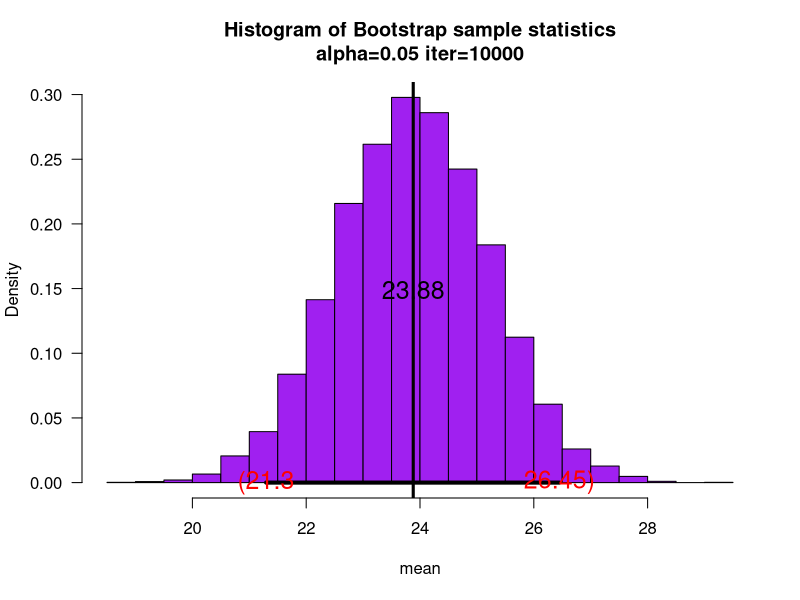
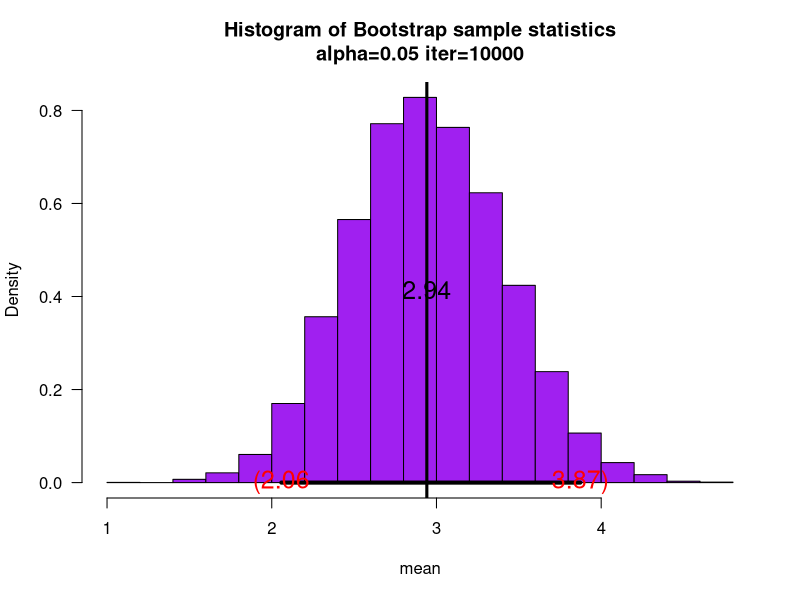
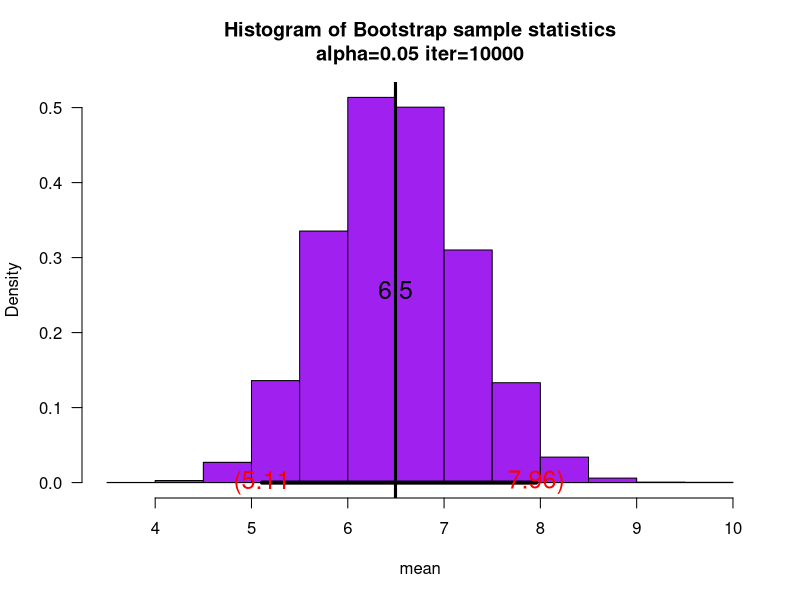
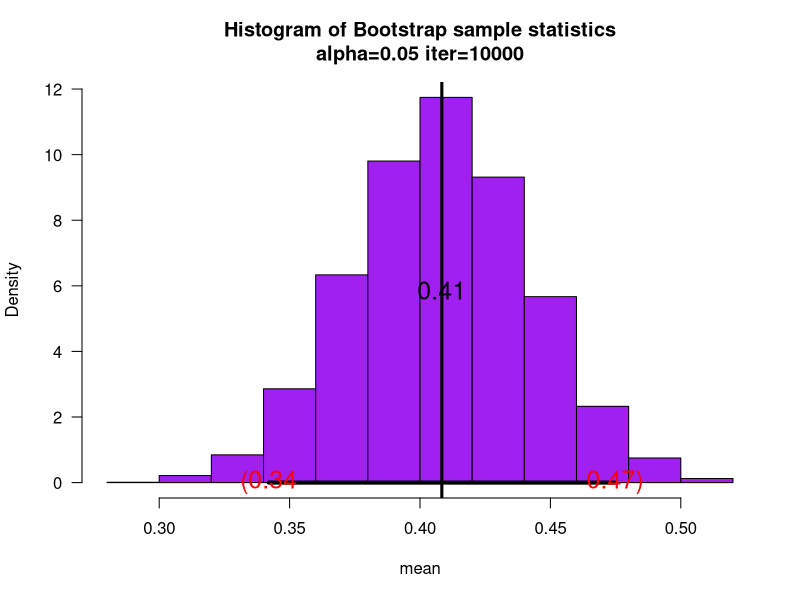
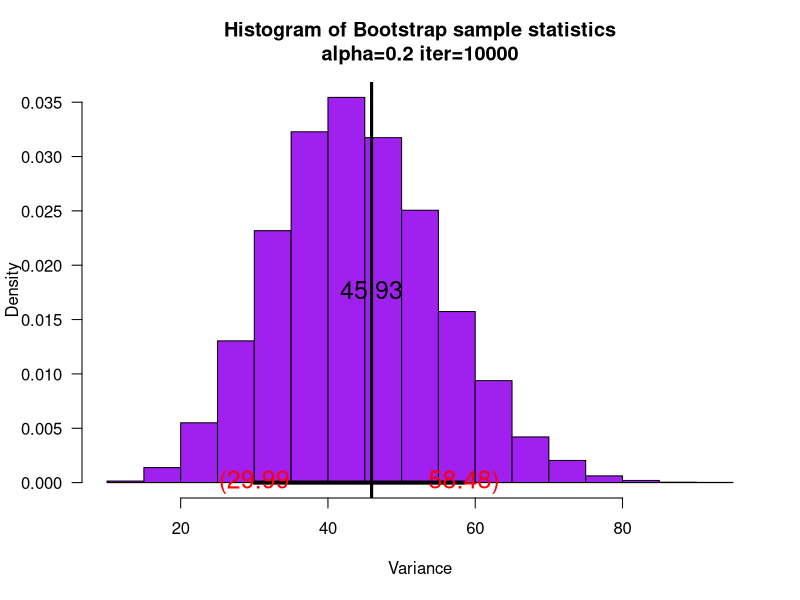
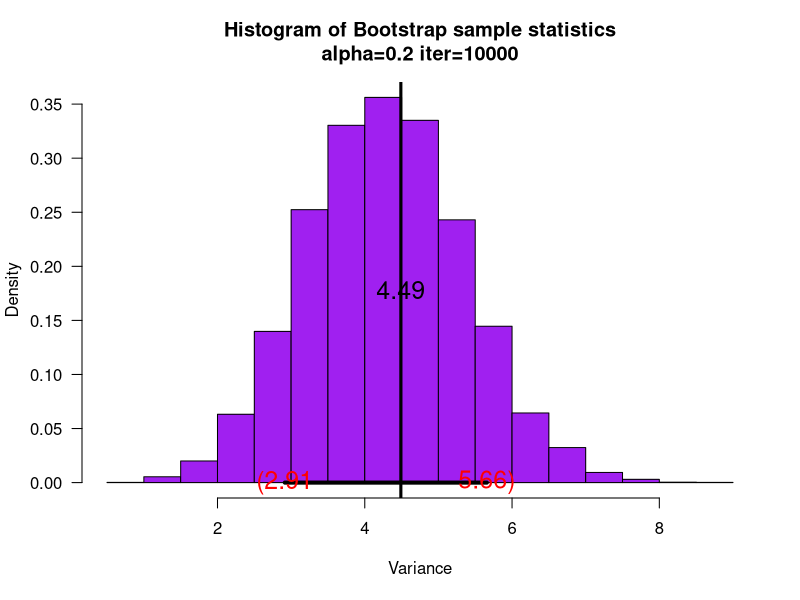
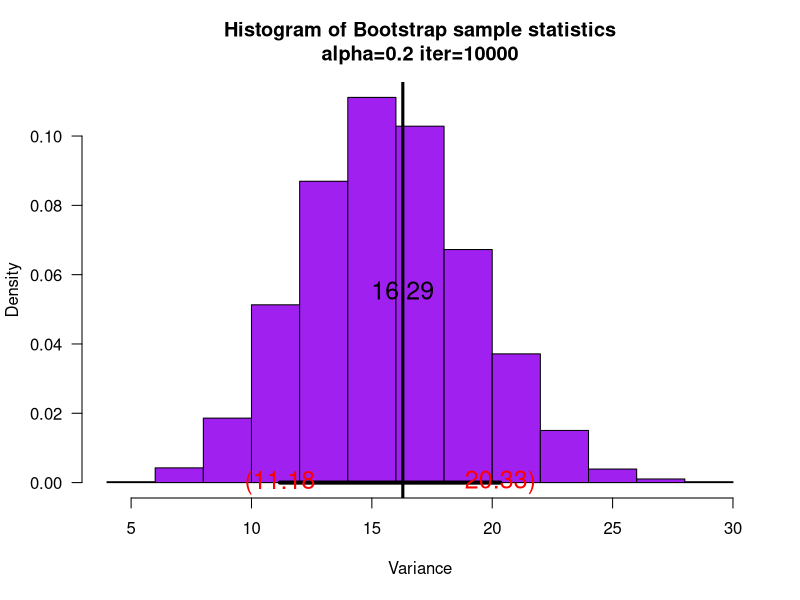
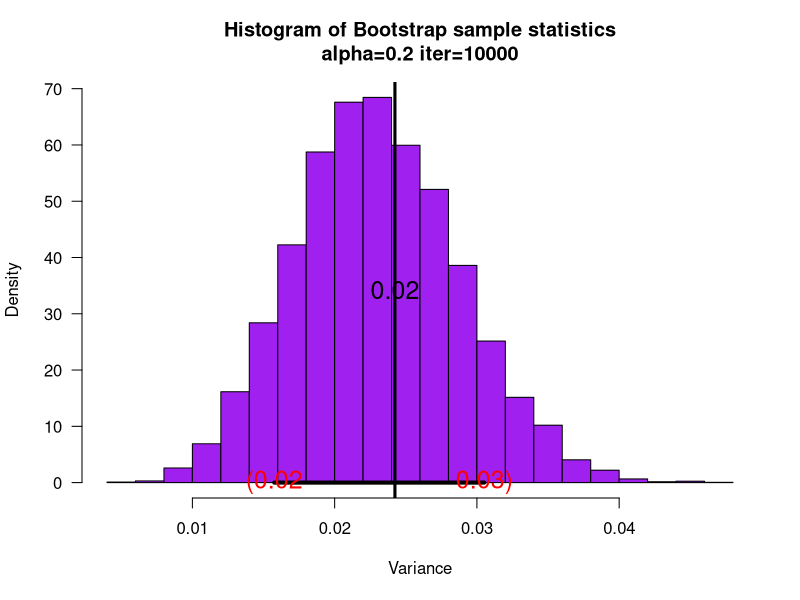

Reproduce these figures in R, in order.
## ---- chunk 1
knitr::opts_chunk$set(echo = TRUE)
## ---- chunk 2
getwd()
## ---- chunk 3
set.seed(35)
sam = round(rnorm(20,mean=10,sd=4),2)
unique(sample(sam,20,replace=TRUE))
unique(sample(sam,20,replace=TRUE))
unique(sample(sam,20,replace=TRUE))
unique(sample(sam,20,replace=TRUE))
unique(sample(sam,20,replace=TRUE))
## ---- chunk 4
unique(sample(sam,20,replace=FALSE))
unique(sample(sam,20,replace=FALSE))
unique(sample(sam,20,replace=FALSE))
unique(sample(sam,20,replace=FALSE))
unique(sample(sam,20,replace=FALSE))
## ---- chunk 5
myboot2<-function(iter=10000,x,fun="mean",alpha=0.05,cx=1.5, xlab, col){ 
  n=length(x)
  y=sample(x,n*iter,replace=TRUE)
  rs.mat=matrix(y,nr=n,nc=iter,byrow=TRUE)
  xstat=apply(rs.mat,2,fun)
  ci=quantile(xstat,c(alpha/2,1-alpha/2))
  para=hist(xstat,freq=FALSE,las=1, main=paste("Histogram of Bootstrap sample statistics",
                "\n","alpha=",alpha," iter=",iter,sep=""), xlab = xlab, col = col)
  mat=matrix(x,nr=length(x),nc=1,byrow=TRUE)
  pte=apply(mat,2,fun)
  abline(v=pte,lwd=3,col="Black")
  segments(ci[1],0,ci[2],0,lwd=4)   
  text(ci[1],0,paste("(",round(ci[1],2),sep=""),col="Red",cex=cx)
  text(ci[2],0,paste(round(ci[2],2),")",sep=""),col="Red",cex=cx)
  text(pte,max(para$density)/2,round(pte,2),cex=cx)
  return(list(ci=ci,fun=fun,x=x))
}
## ---- chunk 6
set.seed(39); sam=rnorm(25,mean=25,sd=10)
x = myboot2(10000,x=sam,fun="mean",alpha=0.05,xlab="mean",col="Purple",cx=1.5)
mean(x$ci) - mean(sam)
set.seed(30); sam=rchisq(20,df=3)
x = myboot2(10000,x=sam,fun="mean",alpha=0.05,xlab="mean",col="Purple",cx=1.5)
mean(x$ci) - mean(sam)
set.seed(40); sam=rgamma(30,shape=2,scale=3)
x= myboot2(10000,x=sam,fun="mean",alpha=0.05,xlab="mean",col="Purple",cx=1.5)
mean(x$ci) - mean(sam)
set.seed(10); sam=rbeta(20,shape1=3,shape2=4)
x=myboot2(10000,x=sam,fun="mean",alpha=0.05,xlab="mean",col="Purple",cx=1.5)
mean(x$ci) - mean(sam)
## ---- chunk 7
set.seed(39); sam=rnorm(25,mean=25,sd=10)
myboot2(10000,x=sam,fun="var",alpha=0.2,xlab="Variance",col="Purple",cx=1.5)
set.seed(30); sam=rchisq(20,df=3)
myboot2(10000,x=sam,fun="var",alpha=0.2,xlab="Variance",col="Purple",cx=1.5)
set.seed(40); sam=rgamma(30,shape=2,scale=3)
myboot2(10000,x=sam,fun="var",alpha=0.2,xlab="Variance",col="Purple",cx=1.5)
set.seed(10); sam=rbeta(20,shape1=3,shape2=4)
myboot2(10000,x=sam,fun="var",alpha=0.2,xlab="Variance",col="Purple",cx=1.5)
## ---- chunk 8
mybootmed<-function(iter=10000,x,fun="median",alpha=0.05,cx=1.5, xlab, col){ 
  n=length(x)
  y=sample(x,n*iter,replace=TRUE)
  rs.mat=matrix(y,nr=n,nc=iter,byrow=TRUE)
  xstat=apply(rs.mat,2,fun)
  ci=quantile(xstat,c(alpha/2,1-alpha/2))
  para=hist(xstat,freq=FALSE,las=1, main=paste("Histogram of Bootstrap sample statistics",
                          "\n","alpha=",alpha," iter=",iter,sep=""), xlab = xlab, col = col)
  mat=matrix(x,nr=length(x),nc=1,byrow=TRUE)
  pte=apply(mat,2,fun)
  abline(v=pte,lwd=3,col="Black")
  segments(ci[1],0,ci[2],0,lwd=4)   
  text(ci[1],0,paste("(",round(ci[1],2),sep=""),col="Red",cex=cx)
  text(ci[2],0,paste(round(ci[2],2),")",sep=""),col="Red",cex=cx)
  text(pte,max(para$density)/2,round(pte,2),cex=cx)
  return(list(xstat=xstat,ci=ci,fun=fun,x=x))
}
## ---- chunk 9
sam=c(1,1,1,2,2,2,2,3,3,3,4,4)
x = mybootmed(x=sam,fun="median", xlab = "Median", col = "Blue")
barplot(x$xstat)
## ---- chunk 10
mybootdiv<-function(iter=10000,x,fun="mean",alpha=0.05,cx=1.5, xlab = "Mean/Median", col = "Orange"){ 
  n=length(x)
  y=sample(x,n*iter,replace=TRUE)
  rs.mat=matrix(y,nr=n,nc=iter,byrow=TRUE)
  xstat=apply(rs.mat,2,fun)
  ci=quantile(xstat,c(alpha/2,1-alpha/2))
  para=hist(xstat,freq=FALSE,las=1, main=paste("Histogram of Bootstrap sample statistics",
                            "\n","alpha=",alpha," iter=",iter,sep=""), xlab = xlab, col = col)
  mat=matrix(x,nr=length(x),nc=1,byrow=TRUE)
  pte=apply(mat,2,fun)
  abline(v=pte,lwd=3,col="Black")
  segments(ci[1],0,ci[2],0,lwd=4)   
  text(ci[1],0,paste("(",round(ci[1],2),sep=""),col="Red",cex=cx)
  text(ci[2],0,paste(round(ci[2],2),")",sep=""),col="Red",cex=cx)
  text(pte,max(para$density)/2,round(pte,2),cex=cx)
  return(list(xstat=xstat,ci=ci,fun=fun,x=x))
}
## ---- chunk 11
set.seed(39); sam=rnorm(25,mean=25,sd=10)
x= mybootdiv(10000,x=sam, alpha=0.05,xlab="mean/median",cx=1.5)
set.seed(30); sam=rchisq(20,df=3)
x=mybootdiv(10000,x=sam,alpha=0.05,xlab="mean/median",cx=1.5)
set.seed(40); sam=rgamma(30,shape=2,scale=3)
x=mybootdiv(10000,x=sam,alpha=0.05,xlab="mean/median",cx=1.5)
set.seed(10); sam=rbeta(20,shape1=3,shape2=4)
x=mybootdiv(10000,x=sam,alpha=0.05,xlab="mean/median",cx=1.5)
## ---- chunk 12
set.seed(39); sam=rnorm(25,mean=25,sd=10)
x=mybootdiv(10000,x=sam,alpha=0.3,xlab="mean/median",cx=1.5)
set.seed(30); sam=rchisq(20,df=3)
x=mybootdiv(10000,x=sam,alpha=0.3,xlab="mean/median",cx=1.5)
set.seed(40); sam=rgamma(30,shape=2,scale=3)
x=mybootdiv(10000,x=sam,alpha=0.3,xlab="mean/median",cx=1.5)
set.seed(10); sam=rbeta(20,shape1=3,shape2=4)
x=mybootdiv(10000,x=sam,alpha=0.3,xlab="mean/median",cx=1.5)
## ---- chunk 13
set.seed(39); sam=rcauchy(20,location = 0, scale = 2)
x = myboot2(10000,x=sam,fun="mean",alpha=0.2,xlab="mean",col="Green",cx=1.5)
set.seed(39); sam=rpois(20, lambda = 4)
x = myboot2(10000,x=sam,fun="mean",alpha=0.2,xlab="mean",col="Green",cx=1.5)
set.seed(39); sam=rf(20,df1 = 1,df2 = Inf)
x = myboot2(10000,x=sam,fun="mean",alpha=0.2,xlab="mean",col="Green",cx=1.5)
set.seed(39); sam=rlnorm(20, meanlog = 0, sdlog = 1)
x = myboot2(10000,x=sam,fun="mean",alpha=0.2,xlab="mean",col="Green",cx=1.5)
## ---- chunk 14
set.seed(68); sam=rnorm(20,mean=10,sd=4)
x = myboot2(10000,x=sam,fun="sd",alpha=0.05,xlab="sd",col="Yellow",cx=1.5)
x = myboot2(10000,x=x$x,fun="sd",alpha=0.05,xlab="sd",col="Yellow",cx=1.5)
